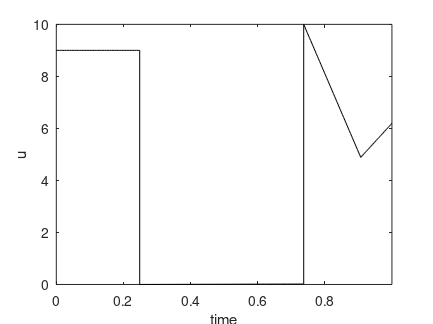
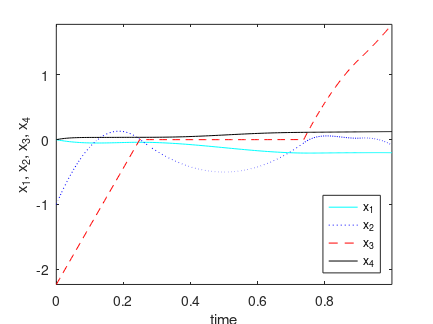

The MATLAB script that drew these images, in order:
load optimprofiles tplot uplot xplot

% ploting
%..........................................................................
plot(tplot,uplot,'k')
title('')
xlabel('time')
ylabel('u')
axis tight %([0 1 -4 10])
set(1,'PaperUnits','centimeters')
set(1,'PaperPosition',[3 10 11 8.25])

print -depsc u.eps
pause

plot(tplot,xplot(:,1),'c-',tplot,xplot(:,2),'b:', ...
     tplot,xplot(:,3),'r--',tplot,xplot(:,4),'k-')
title('')
xlabel('time')
ylabel('x_1, x_2, x_3, x_4')
legend('x_1','x_2','x_3','x_4','Location','southeast')
axis tight %([0 1 0 1])
set(1,'PaperUnits','centimeters')
set(1,'PaperPosition',[3 10 11 8.25])

print -depsc x.eps
pause
close
%..........................................................................